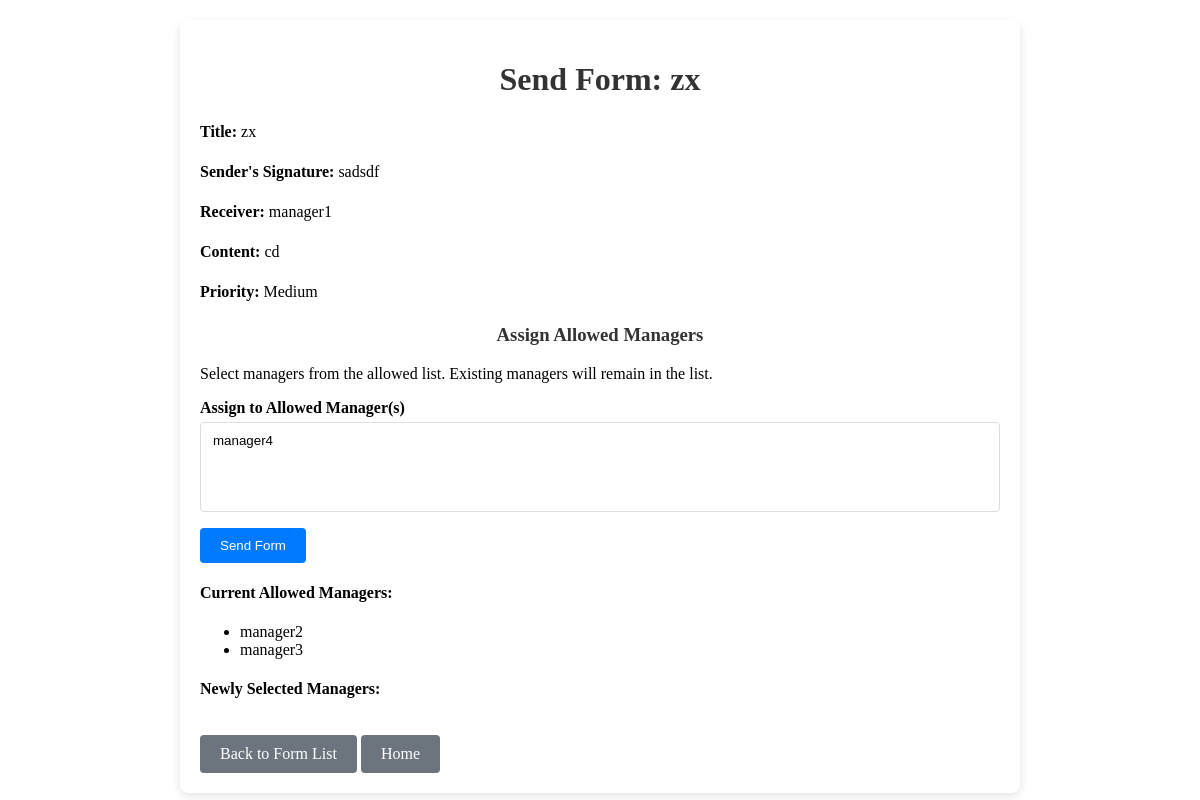
/send/64/ (signed in), run on an earlier commit of the app's database.
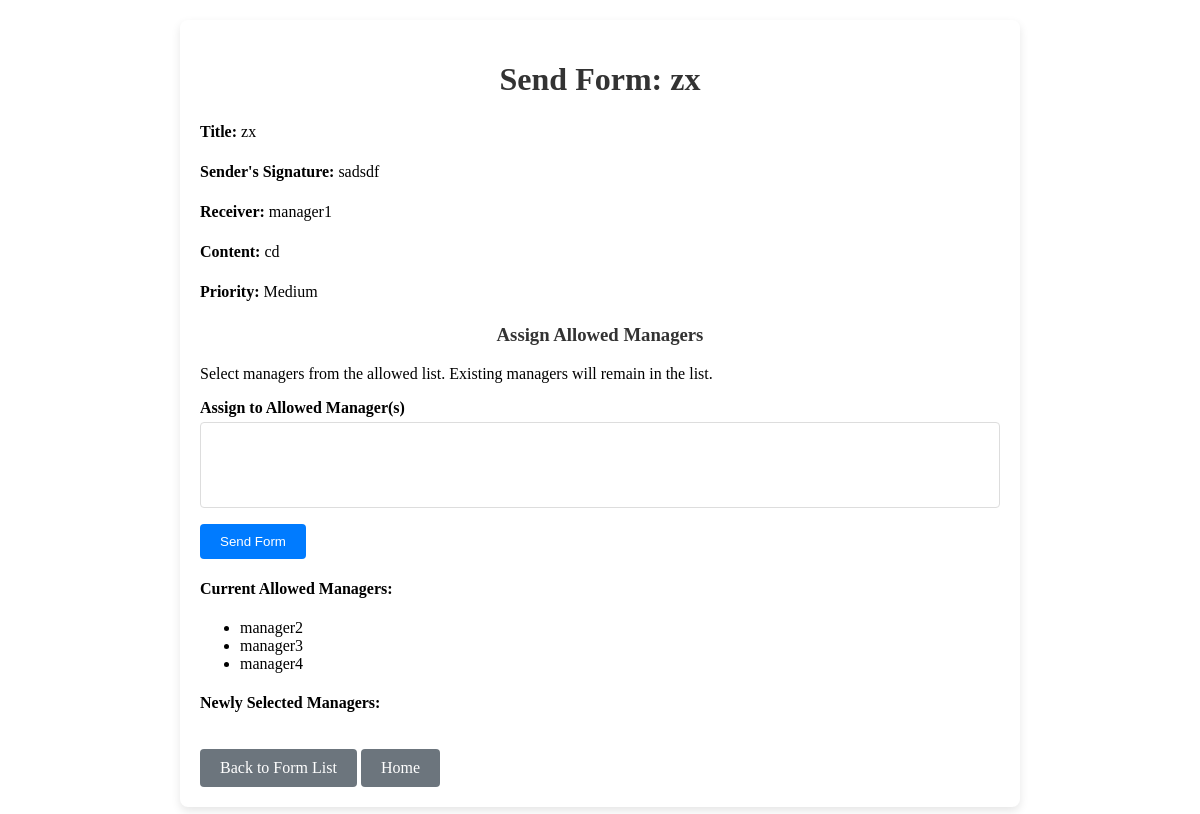
And on a later commit of the database.
### app/models.py (models this page shows, shortened)
class CustomUser(AbstractBaseUser, PermissionsMixin):
    username = models.CharField(unique=True, max_length=150)
    email = models.EmailField(unique=True)
    first_name = models.CharField(max_length=100)
    last_name = models.CharField(max_length=100)
    is_active = models.BooleanField(default=True)
    is_staff = models.BooleanField(default=False)
    ROLE_CHOICES = [
        ('admin', 'Admin'),
        ('manager', 'Manager'),
        ('user', 'User'),
    ]
    role = models.CharField(max_length=20, choices=ROLE_CHOICES, default='user')
    SUB_ROLE_CHOICES = [
        ('none', 'None'),
        ('user-access-to-all-users-with-role-user', 'User Access to All Users with Role User'),
        ('manager-access-to-all-users-with-role-manager', 'user Access to All Users with Role Manager'),
    ]
    sub_role = models.CharField(max_length=255, choices=SUB_ROLE_CHOICES, default='none')
    objects = CustomUserManager()
    profile_image = models.ImageField(upload_to='profile_images/', blank=True, null=True)
    USERNAME_FIELD = 'username'
    REQUIRED_FIELDS = ['email', 'first_name', 'last_name']
    class Meta:
        verbose_name = 'User'
        verbose_name_plural = 'Users'

### app/views.py (the view, shortened to what this page needs)
# urls.py: path('send/<int:form_id>/', views.send_form, name='send_form'),
@login_required
def send_form(request, form_id):
    form = get_object_or_404(Form, id=form_id)
    user = request.user
    excluded_ids = list(
        form.assigned_users.values_list('id', flat=True)
    ) + list(
        form.assigned_managers.values_list('id', flat=True)
    ) + list(
        form.allowed_managers.values_list('id', flat=True)
    )
    allowed_managers = CustomUser.objects.filter(role='manager').exclude(id__in=excluded_ids)
    return render(request, 'form/send_form.html', {
        'form': form,
        'allowed_managers': allowed_managers,
    })

### app/templates/form/send_form.html (shortened to what this page needs)
<!DOCTYPE html>
<html lang="en">
<head>
    {% load static %}
    <link rel="stylesheet" href="{% static 'css/send_form.css' %}">
</head>
<body>
    <div class="container">
        <h1>Send Form: {{ form.title }}</h1>
        <div class="form-details">
            <p><strong>Title:</strong> {{ form.title }}</p>
            <p><strong>Sender's Signature:</strong> {{ form.sender_signature }}</p>
            <p><strong>Receiver:</strong> {{ form.receiver|default:"Not assigned" }}</p>
            <p><strong>Content:</strong> {{ form.content }}</p>
            <p><strong>Priority:</strong> {{ form.priority }}</p>
        </div>
        {% if user.role == 'manager' %}
            <form method="post" class="assign-form">
                <h3>Assign Allowed Managers</h3>
                <p>Select managers from the allowed list. Existing managers will remain in the list.</p>
                <label for="allowed_managers">Assign to Allowed Manager(s)</label>
                <select name="allowed_managers" id="allowed_managers" class="form-select" multiple>
                    {% for manager in allowed_managers %}
                        <option value="{{ manager.id }}">{{ manager.username }}</option>
                    {% endfor %}
                </select>
                <button type="submit" class="btn btn-primary">Send Form</button>
            </form>
        {% else %}
            <p>You do not have permission to assign forms.</p>
        {% endif %}
        <div class="current-managers">
            <h4>Current Allowed Managers:</h4>
            <ul>
                {% for manager in form.allowed_managers.all %}
                    <li>{{ manager.username }}</li>
                {% endfor %}
            </ul>
        </div>
        <div class="selected-managers">
            <h4>Newly Selected Managers:</h4>
        </div>
        <div class="navigation-links">
            <a href="{% url 'form_list' %}" class="btn btn-secondary">Back to Form List</a>
            <a href="{% url 'homepage' %}" class="btn btn-secondary">Home</a>
        </div>
    </div>
</body>
</html>

What changed in the data, as far as the page shows it:
now on this page (row edited): CustomUser: username "manager4", shown under "Current Allowed Managers:"
Also different on the page:
form field allowed_managers: "manager4" → (not shown)
